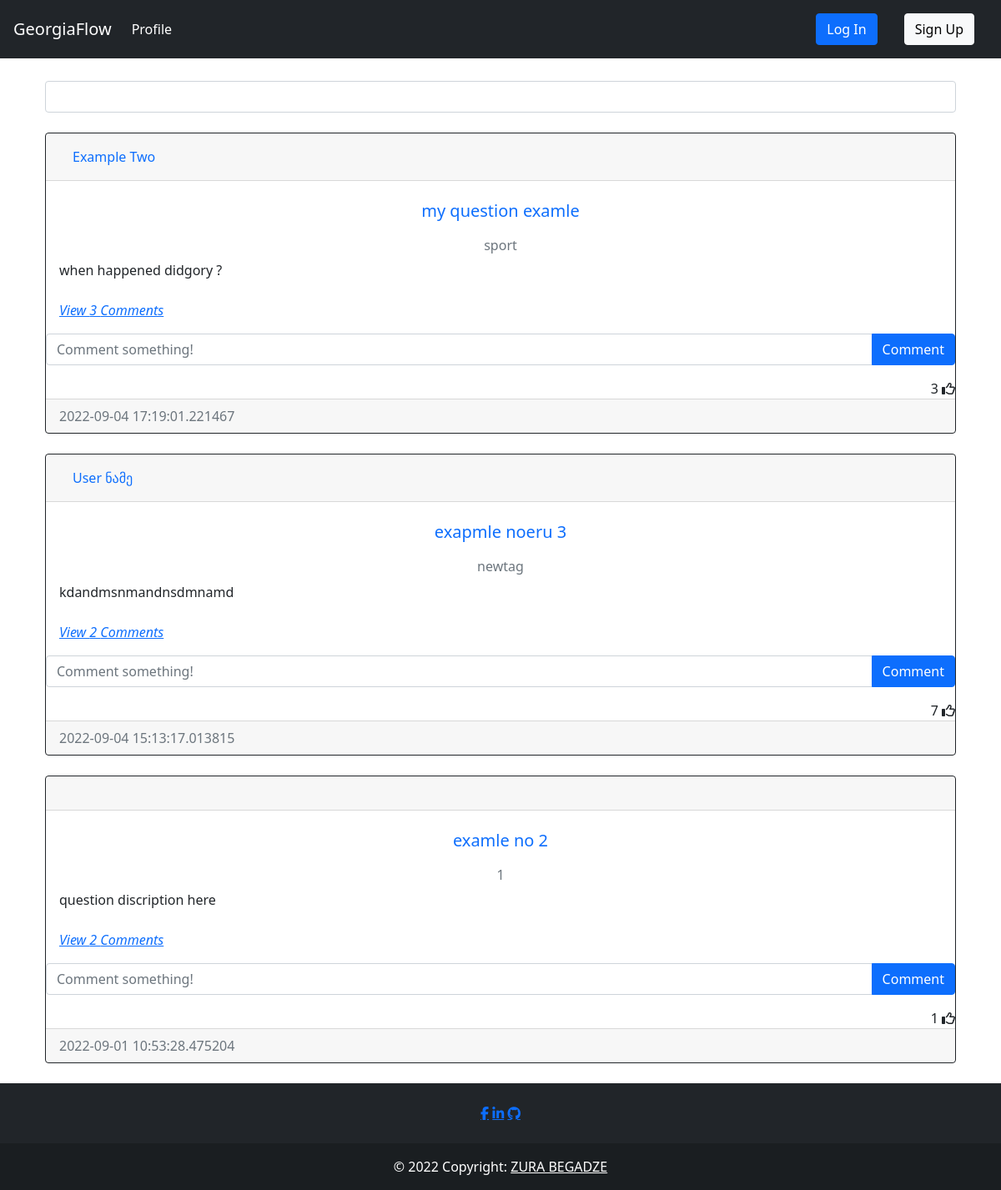
/index, run on the app's committed database.
### question/models.py (models this page shows, shortened)
class Post(db.Model):
    __tablename__='post'
    id = db.Column(db.Integer, primary_key=True)
    heading = db.Column(db.String(50), nullable = False, index=True, unique=True)
    text = db.Column(db.Text, nullable=False)
    date_created = db.Column(db.DateTime, default = datetime.utcnow())
    tags = db.Column(db.String, db.ForeignKey('tag.name', ondelete="CASCADE"), unique=False, nullable=False)
    author = db.Column(db.Integer, db.ForeignKey('user.id', ondelete="CASCADE"), nullable=False)
    comments = db.relationship('Comment', backref='post', passive_deletes=True)
    likes = db.relationship('Like', backref='post', passive_deletes=True)

### auth/models.py (models this page shows, shortened)
class User(db.Model, UserMixin):
    __tablename__ = 'user'
    id = db.Column(db.Integer, primary_key=True)
    fullname = db.Column(db.String(200), nullable = False, index=True)
    email = db.Column(db.String(100), nullable = False, unique = True, index=True)
    linkedin = db.Column(db.String(50), unique=True, nullable = False)
    github = db.Column(db.String(45), unique=True, nullable = False)
    date_created = db.Column(db.DateTime, default = datetime.utcnow())
    password_hash = db.Column(db.String(128))
    posts = db.relationship('Post', backref='user', passive_deletes=True)
    tags = db.relationship('Tag', backref='user', passive_deletes=True)
    comments = db.relationship('Comment', backref='user', passive_deletes=True)
    likes = db.relationship('Like', backref='user', passive_deletes=True)

### api/views.py (the view)
@api.route('/')
@api.route("/index")
def index():
    posts = Post.query.order_by(desc(Post.date_created)).all()
    return render_template('index.html', posts=posts)

### templates/index.html (shortened to what this page needs)
{% extends 'base.html' %}
{% block content %}
    <div class="form-outline mb-4" style="margin-top:2.5%">
        <input type="search" class="form-control" id="datatable-search-input">
    </div>
    <div id="posts">
    {% for post in posts %}
    <div class="card border-dark">
        <div class="card-header d-flex justify-content-between align-items-center">
            <a class="nav-item nav-link active" href="{{ url_for('auth.get_user', user_id=post.user.id) }}">{{post.user.fullname}}</a>
            <br />
        </div>
        <div class="card-body">
            <a class="card-title nav-item nav-link text-center" href="{{ url_for('post.post_detail', post_id=post.id) }}"><h5 >{{post.heading}}</h5></a>
            <h6 class="card-subtitle mb-2 text-muted text-center">{{post.tags}}</h6>
            <div class="card-text ">{{post.text}}</div>
            <br />
            <p class="card-text">
                {% if post.comments|length > 0 %}
                <a data-bs-toggle="collapse" href="#comments-{{post.id}}" role="button">
                <cite title="Source" >View {{post.comments|length}} Comments</cite>
                </a>
                {% else %}
                <small class="text-muted">No Comments</small>
                {% endif %}
            </p>
        </div>
        <form class="input-group mb-3" method="POST" action="/create-comment/{{post.id}}" >
            <input type="text" id="text"  name="text" class="form-control" placeholder="Comment something!" />
            <button type="submit" class="btn btn-primary">Comment</button>
        </form>
        <div class="text-right">
            <span id="likes-count-{{post.id}}">{{ post.likes|length }}</span>
            {% if current_user.id in post.likes|map(attribute="author")|list %}
            <i class="fas fa-thumbs-up" id="like-button-{{post.id}}" onclick="like('{{post.id}}')"></i>
            {% else %}
            <i class="far fa-thumbs-up" id="like-button-{{post.id}}" onclick="like('{{post.id}}')"></i>
            {% endif %}
        </div>
        <div class="card-footer text-muted">{{post.date_created}}</div>
    </div>
    <br/ > {% endfor %}
    </div>
{% endblock %}

### templates/base.html (shortened to what this page needs)
<!DOCTYPE html>
<html lang="en">
    <head>
        <link rel="stylesheet" href="{{ url_for('static', filename='css/index.css')}}"></link>
        <link href="https://cdn.jsdelivr.net/npm/bootstrap@5.2.0/dist/css/bootstrap.min.css" rel="stylesheet">
        <link rel="stylesheet" href="https://cdn.jsdelivr.net/npm/bootstrap@4.6.2/dist/css/bootstrap.min.css">
        <link rel="stylesheet" href="https://cdn.jsdelivr.net/npm/bootstrap@4.1.3/dist/css/bootstrap.min.css">
        <link href="https://cdn.jsdelivr.net/npm/bootstrap@5.0.2/dist/css/bootstrap.min.css" rel="stylesheet"/>
    </head>
    <body>
        <nav class="navbar navbar-expand-lg   navbar-dark bg-dark">
            <a class="navbar-brand" href="{{ url_for('api.index') }}">GeorgiaFlow</a>
            <div class="collapse navbar-collapse" id="navbarTogglerDemo03">
                <ul class="navbar-nav mr-auto mt-2 mt-lg-0">
                    <li class="nav-item active">
                    <a class="nav-link" href="{{ url_for('auth.get_user', user_id=current_user.id) }}">Profile <span class="sr-only">(current)</span></a>
                    </li>
                </ul>
                {%if current_user.is_authenticated %}
                    <div class="btn-group" style="margin-right:5%">
                        <button type="button" class="btn btn-sm btn-secondary dropdown-toggle" data-bs-toggle="dropdown">{{current_user.fullname}}</button>
                        <ul class="dropdown-menu">
                            <li>
                                <a class="dropdown-item" href="{{ url_for('auth.get_user', user_id=current_user.id) }}">{{current_user.fullname}}</a>
                            </li>
                            <li>
                                <a class="dropdown-item" href="{{ url_for('auth.update', user_id=current_user.id) }}">Update Profile</a>
                            </li>
                            <li>
                                <a class="dropdown-item" href="{{ url_for('auth.update_password', user_id=current_user.id) }}">Update Password</a>
                            </li>
                            <div class="dropdown-divider"></div>
                            <a class="dropdown-item" href="{{ url_for('auth.logout') }}">Log Out</a>
                            </div>
                        </ul>
                    </div>
                {%else%}
                    <a class="nav-link" href="{{ url_for('auth.login') }}"><button type="button" class="btn btn-primary">Log In</button></a>
                    <a class="nav-link" href="{{ url_for('auth.signup') }}"><button type="button" class="btn btn-light">Sign Up</button></a>
                {%endif%}
            </div>
        </nav>
        <div class="container">{% block content %}{% endblock %}</div>
        <footer class="bg-dark text-center text-white">
            <div class="container p-4 pb-0">
                <section class="mb-4">
                    <a href="https://www.facebook.com/zura.begadze.35/" class="fa fa-facebook"></a>
                    <a href="https://www.linkedin.com/in/zura-begadze/" class="fa fa-linkedin"></a>
                    <a href="https://github.com/papitokarlo" class="fa fa-github"></a>
            </section>
            </div>
            <div class="text-center p-3" style="background-color: rgba(0, 0, 0, 0.2);">
                © 2022 Copyright:
                <a class="text-white" href="">ZURA BEGADZE</a>
            </div>
        </footer>
    </body>
</html>

### data on the page
Post: user.fullname "Example Two", heading "my question examle", tags "sport", text "when happened didgory ?", comments|length "3", likes|length "3", date_created "2022-09-04 17:19:01.221467"
Post: user.fullname "User ნამე", heading "exapmle noeru 3", tags "newtag", text "kdandmsnmandnsdmnamd", comments|length "2", likes|length "7", date_created "2022-09-04 15:13:17.013815"
Post: heading "examle no 2", tags "1", text "question discription here", comments|length "2", likes|length "1", date_created "2022-09-01 10:53:28.475204"
